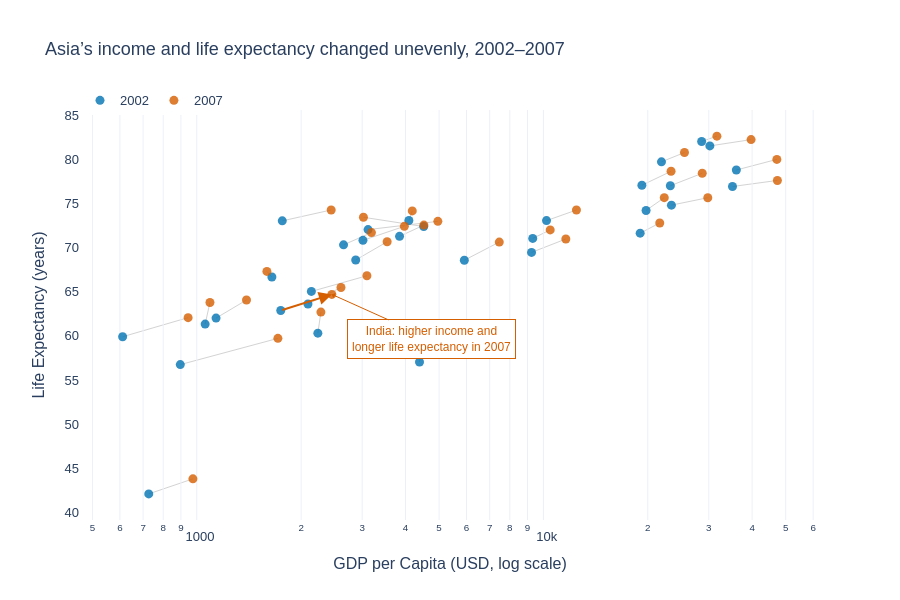

Here is the notebook cell this chart was saved with:
### Markdown cell above
## Task 1 — Scatter: life expectancy change over time

**What to build:** A scatter showing **GDP per capita vs life expectancy** for **two years** (2002 and 2007) to show how both moved — use **colour for year** (just 2 colours), **one continent only**.

Choose any continent except Africa (that was the example). Highlight the change direction.

> 💡 Filter: `df.loc[df['continent'] == 'YOUR_CHOICE']` then filter years

### Code cell
# Task 1
# YOUR CODE HERE
# Task 1 — Scatter: GDP per capita vs life expectancy
# One continent: Asia
# Two years: 2002 and 2007

asia = df.loc[
    (df["continent"] == "Asia")
    & (df["year"].isin([2002, 2007]))
].copy()

# Convert year to text so Plotly uses two categorical colours
asia["year_label"] = asia["year"].astype(str)

fig1 = px.scatter(
    data_frame=asia,
    x="gdpPercap",
    y="lifeExp",
    color="year_label",
    hover_name="country",
    log_x=True,
    color_discrete_map={
        "2002": "#0072B2",
        "2007": "#D55E00"
    },
    category_orders={"year_label": ["2002", "2007"]},
    labels={
        "gdpPercap": "GDP per Capita (USD, log scale)",
        "lifeExp": "Life Expectancy (years)",
        "year_label": "Year"
    },
    title="Asia’s income and life expectancy changed unevenly, 2002–2007",
    template="plotly_white",
    height=600
)

fig1.update_traces(
    marker=dict(size=9, opacity=0.8)
)

# Connect each country's two observations with a light grey line
# Shapes use the original GDP values, even on a log axis
for country in asia["country"].unique():
    country_data = (
        asia.loc[asia["country"] == country]
        .sort_values("year")
    )

    start = country_data.iloc[0]
    end = country_data.iloc[1]

    fig1.add_shape(
        type="line",
        x0=start["gdpPercap"],
        y0=start["lifeExp"],
        x1=end["gdpPercap"],
        y1=end["lifeExp"],
        line=dict(color="lightgrey", width=1),
        layer="below"
    )

# Highlight India's direction of change
india_2002 = asia.loc[
    (asia["country"] == "India") & (asia["year"] == 2002)
].iloc[0]

india_2007 = asia.loc[
    (asia["country"] == "India") & (asia["year"] == 2007)
].iloc[0]

# Annotation coordinates on a log axis require log10 values
fig1.add_annotation(
    x=math.log10(india_2007["gdpPercap"]),
    y=india_2007["lifeExp"],
    ax=math.log10(india_2002["gdpPercap"]),
    ay=india_2002["lifeExp"],
    xref="x",
    yref="y",
    axref="x",
    ayref="y",
    text="",
    showarrow=True,
    arrowhead=2,
    arrowsize=1.3,
    arrowwidth=2,
    arrowcolor="#D55E00"
)

fig1.add_annotation(
    x=math.log10(india_2007["gdpPercap"]),
    y=india_2007["lifeExp"],
    text="India: higher income and<br>longer life expectancy in 2007",
    showarrow=True,
    arrowhead=1,
    arrowcolor="#D55E00",
    ax=100,
    ay=45,
    font=dict(size=12, family="Arial", color="#D55E00"),
    bgcolor="white",
    bordercolor="#D55E00",
    borderwidth=1,
    borderpad=4
)

fig1.update_layout(
    font=dict(family="Arial", size=13),
    legend=dict(
        orientation="h",
        x=0,
        y=1.06,
        title=""
    ),
    xaxis=dict(showgrid=True),
    yaxis=dict(showgrid=False),
    margin=dict(t=110)
)

fig1.show()

### Figure 1 — Plotly figure (JSON) as saved in the notebook; plotly's stock layout.template omitted (floating-point values rounded to 4 significant figures)
{"data": [{"hovertemplate": "<b>%{hovertext}</b><br><br>Year=2002<br>GDP per Capita (USD, log scale)=%{x}<br>Life Expectancy (years)=%{y}<extra></extra>", "hovertext": ["Afghanistan", "Bahrain", "Bangladesh", "Cambodia", "China", "Hong Kong, China", "India", "Indonesia", "Iran", "Iraq", "Israel", "Japan", "Jordan", "Korea, Dem. Rep.", "Korea, Rep.", "Kuwait", "Lebanon", "Malaysia", "Mongolia", "Myanmar", "Nepal", "Oman", "Pakistan", "Philippines", "Saudi Arabia", "Singapore", "Sri Lanka", "Syria", "Taiwan", "Thailand", "Vietnam", "West Bank and Gaza", "Yemen, Rep."], "legendgroup": "2002", "marker": {"color": "#0072B2", "opacity": 0.8, "size": 9, "symbol": "circle"}, "mode": "markers", "name": "2002", "orientation": "v", "showlegend": true, "type": "scatter", "x": [726.7, 23400.0, 1136.0, 896.2, 3119.0, 30210.0, 1747.0, 2874.0, 9241.0, 4391.0, 21910.0, 28600.0, 3845.0, 1647.0, 19230.0, 35110.0, 9314.0, 10210.0, 2141.0, 611.0, 1057.0, 19770.0, 2093.0, 2651.0, 19010.0, 36020.0, 3015.0, 4091.0, 23240.0, 5913.0, 1764.0, 4515.0, 2235.0], "xaxis": "x", "y": [42.13, 74.8, 62.01, 56.75, 72.03, 81.5, 62.88, 68.59, 69.45, 57.05, 79.7, 82.0, 71.26, 66.66, 77.05, 76.9, 71.03, 73.04, 65.03, 59.91, 61.34, 74.19, 63.61, 70.3, 71.63, 78.77, 70.81, 73.05, 76.99, 68.56, 73.02, 72.37, 60.31], "yaxis": "y"}, {"hovertemplate": "<b>%{hovertext}</b><br><br>Year=2007<br>GDP per Capita (USD, log scale)=%{x}<br>Life Expectancy (years)=%{y}<extra></extra>", "hovertext": ["Afghanistan", "Bahrain", "Bangladesh", "Cambodia", "China", "Hong Kong, China", "India", "Indonesia", "Iran", "Iraq", "Israel", "Japan", "Jordan", "Korea, Dem. Rep.", "Korea, Rep.", "Kuwait", "Lebanon", "Malaysia", "Mongolia", "Myanmar", "Nepal", "Oman", "Pakistan", "Philippines", "Saudi Arabia", "Singapore", "Sri Lanka", "Syria", "Taiwan", "Thailand", "Vietnam", "West Bank and Gaza", "Yemen, Rep."], "legendgroup": "2007", "marker": {"color": "#D55E00", "opacity": 0.8, "size": 9, "symbol": "circle"}, "mode": "markers", "name": "2007", "orientation": "v", "showlegend": true, "type": "scatter", "x": [974.6, 29800.0, 1391.0, 1714.0, 4959.0, 39720.0, 2452.0, 3541.0, 11610.0, 4471.0, 25520.0, 31660.0, 4519.0, 1593.0, 23350.0, 47310.0, 10460.0, 12450.0, 3096.0, 944.0, 1091.0, 22320.0, 2606.0, 3190.0, 21650.0, 47140.0, 3970.0, 4185.0, 28720.0, 7458.0, 2442.0, 3025.0, 2281.0], "xaxis": "x", "y": [43.83, 75.64, 64.06, 59.72, 72.96, 82.21, 64.7, 70.65, 70.96, 59.55, 80.75, 82.6, 72.53, 67.3, 78.62, 77.59, 71.99, 74.24, 66.8, 62.07, 63.78, 75.64, 65.48, 71.69, 72.78, 79.97, 72.4, 74.14, 78.4, 70.62, 74.25, 73.42, 62.7], "yaxis": "y"}], "layout": {"annotations": [{"arrowcolor": "#D55E00", "arrowhead": 2, "arrowsize": 1.3, "arrowwidth": 2, "ax": 3.242, "axref": "x", "ay": 62.88, "ayref": "y", "showarrow": true, "text": "", "x": 3.39, "xref": "x", "y": 64.7, "yref": "y"}, {"arrowcolor": "#D55E00", "arrowhead": 1, "ax": 100, "ay": 45, "bgcolor": "white", "bordercolor": "#D55E00", "borderpad": 4, "borderwidth": 1, "font": {"color": "#D55E00", "family": "Arial", "size": 12}, "showarrow": true, "text": "India: higher income and<br>longer life expectancy in 2007", "x": 3.39, "y": 64.7}], "font": {"family": "Arial", "size": 13}, "height": 600, "legend": {"orientation": "h", "title": {"text": ""}, "tracegroupgap": 0, "x": 0, "y": 1.06}, "margin": {"t": 110}, "shapes": [{"layer": "below", "line": {"color": "lightgrey", "width": 1}, "type": "line", "x0": 726.7, "x1": 974.6, "y0": 42.13, "y1": 43.83}, {"layer": "below", "line": {"color": "lightgrey", "width": 1}, "type": "line", "x0": 23400.0, "x1": 29800.0, "y0": 74.8, "y1": 75.64}, {"layer": "below", "line": {"color": "lightgrey", "width": 1}, "type": "line", "x0": 1136.0, "x1": 1391.0, "y0": 62.01, "y1": 64.06}, {"layer": "below", "line": {"color": "lightgrey", "width": 1}, "type": "line", "x0": 896.2, "x1": 1714.0, "y0": 56.75, "y1": 59.72}, {"layer": "below", "line": {"color": "lightgrey", "width": 1}, "type": "line", "x0": 3119.0, "x1": 4959.0, "y0": 72.03, "y1": 72.96}, {"layer": "below", "line": {"color": "lightgrey", "width": 1}, "type": "line", "x0": 30210.0, "x1": 39720.0, "y0": 81.5, "y1": 82.21}, {"layer": "below", "line": {"color": "lightgrey", "width": 1}, "type": "line", "x0": 1747.0, "x1": 2452.0, "y0": 62.88, "y1": 64.7}, {"layer": "below", "line": {"color": "lightgrey", "width": 1}, "type": "line", "x0": 2874.0, "x1": 3541.0, "y0": 68.59, "y1": 70.65}, {"layer": "below", "line": {"color": "lightgrey", "width": 1}, "type": "line", "x0": 9241.0, "x1": 11610.0, "y0": 69.45, "y1": 70.96}, {"layer": "below", "line": {"color": "lightgrey", "width": 1}, "type": "line", "x0": 4391.0, "x1": 4471.0, "y0": 57.05, "y1": 59.55}, {"layer": "below", "line": {"color": "lightgrey", "width": 1}, "type": "line", "x0": 21910.0, "x1": 25520.0, "y0": 79.7, "y1": 80.75}, {"layer": "below", "line": {"color": "lightgrey", "width": 1}, "type": "line", "x0": 28600.0, "x1": 31660.0, "y0": 82, "y1": 82.6}, {"layer": "below", "line": {"color": "lightgrey", "width": 1}, "type": "line", "x0": 3845.0, "x1": 4519.0, "y0": 71.26, "y1": 72.53}, {"layer": "below", "line": {"color": "lightgrey", "width": 1}, "type": "line", "x0": 1647.0, "x1": 1593.0, "y0": 66.66, "y1": 67.3}, {"layer": "below", "line": {"color": "lightgrey", "width": 1}, "type": "line", "x0": 19230.0, "x1": 23350.0, "y0": 77.05, "y1": 78.62}, {"layer": "below", "line": {"color": "lightgrey", "width": 1}, "type": "line", "x0": 35110.0, "x1": 47310.0, "y0": 76.9, "y1": 77.59}, {"layer": "below", "line": {"color": "lightgrey", "width": 1}, "type": "line", "x0": 9314.0, "x1": 10460.0, "y0": 71.03, "y1": 71.99}, {"layer": "below", "line": {"color": "lightgrey", "width": 1}, "type": "line", "x0": 10210.0, "x1": 12450.0, "y0": 73.04, "y1": 74.24}, {"layer": "below", "line": {"color": "lightgrey", "width": 1}, "type": "line", "x0": 2141.0, "x1": 3096.0, "y0": 65.03, "y1": 66.8}, {"layer": "below", "line": {"color": "lightgrey", "width": 1}, "type": "line", "x0": 611, "x1": 944, "y0": 59.91, "y1": 62.07}, {"layer": "below", "line": {"color": "lightgrey", "width": 1}, "type": "line", "x0": 1057.0, "x1": 1091.0, "y0": 61.34, "y1": 63.78}, {"layer": "below", "line": {"color": "lightgrey", "width": 1}, "type": "line", "x0": 19770.0, "x1": 22320.0, "y0": 74.19, "y1": 75.64}, {"layer": "below", "line": {"color": "lightgrey", "width": 1}, "type": "line", "x0": 2093.0, "x1": 2606.0, "y0": 63.61, "y1": 65.48}, {"layer": "below", "line": {"color": "lightgrey", "width": 1}, "type": "line", "x0": 2651.0, "x1": 3190.0, "y0": 70.3, "y1": 71.69}, {"layer": "below", "line": {"color": "lightgrey", "width": 1}, "type": "line", "x0": 19010.0, "x1": 21650.0, "y0": 71.63, "y1": 72.78}, {"layer": "below", "line": {"color": "lightgrey", "width": 1}, "type": "line", "x0": 36020.0, "x1": 47140.0, "y0": 78.77, "y1": 79.97}, {"layer": "below", "line": {"color": "lightgrey", "width": 1}, "type": "line", "x0": 3015.0, "x1": 3970.0, "y0": 70.81, "y1": 72.4}, {"layer": "below", "line": {"color": "lightgrey", "width": 1}, "type": "line", "x0": 4091.0, "x1": 4185.0, "y0": 73.05, "y1": 74.14}, {"layer": "below", "line": {"color": "lightgrey", "width": 1}, "type": "line", "x0": 23240.0, "x1": 28720.0, "y0": 76.99, "y1": 78.4}, {"layer": "below", "line": {"color": "lightgrey", "width": 1}, "type": "line", "x0": 5913.0, "x1": 7458.0, "y0": 68.56, "y1": 70.62}, {"layer": "below", "line": {"color": "lightgrey", "width": 1}, "type": "line", "x0": 1764.0, "x1": 2442.0, "y0": 73.02, "y1": 74.25}, {"layer": "below", "line": {"color": "lightgrey", "width": 1}, "type": "line", "x0": 4515.0, "x1": 3025.0, "y0": 72.37, "y1": 73.42}, {"layer": "below", "line": {"color": "lightgrey", "width": 1}, "type": "line", "x0": 2235.0, "x1": 2281.0, "y0": 60.31, "y1": 62.7}], "title": {"text": "Asia’s income and life expectancy changed unevenly, 2002–2007"}, "xaxis": {"anchor": "y", "domain": [0, 1], "showgrid": true, "title": {"text": "GDP per Capita (USD, log scale)"}, "type": "log"}, "yaxis": {"anchor": "x", "domain": [0, 1], "showgrid": false, "title": {"text": "Life Expectancy (years)"}}}}
